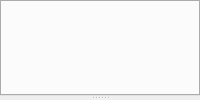
                                    <widget class="QWidget" name="page">
                                        <property name="sizePolicy">
                                            <sizepolicy hsizetype="Expanding" vsizetype="Expanding">
                                                <horstretch>0</horstretch>
                                                <verstretch>0</verstretch>
                                            </sizepolicy>
                                        </property>
                                        <layout class="QVBoxLayout" name="verticalLayout_7">
                                            <property name="spacing">
                                                <number>0</number>
                                            </property>
                                            <property name="leftMargin">
                                                <number>0</number>
                                            </property>
                                            <property name="topMargin">
                                                <number>0</number>
                                            </property>
                                            <property name="rightMargin">
                                                <number>0</number>
                                            </property>
                                            <property name="bottomMargin">
                                                <number>0</number>
                                            </property>
                                            <item>
                                                <widget class="QSplitter" name="splitter">
                                                    <property name="sizePolicy">
                                                        <sizepolicy hsizetype="Expanding" vsizetype="Expanding">
                                                            <horstretch>0</horstretch>
                                                            <verstretch>0</verstretch>
                                                        </sizepolicy>
                                                    </property>
                                                    <property name="orientation">
                                                        <enum>Qt::Vertical</enum>
                                                    </property>
                                                    <property name="handleWidth">
                                                        <number>4</number>
                                                    </property>
                                                    <widget class="QWidget" name="verticalLayoutWidget_2">
                                                        <layout class="QVBoxLayout" name="diffbox">
                                                            <property name="spacing">
                                                                <number>0</number>
                                                            </property>
                                                            <item>
                                                                <widget class="QTabWidget" name="tabWidget">
                                                                    <property name="sizePolicy">
                                                                        <sizepolicy hsizetype="Expanding"
                                                                                    vsizetype="Expanding">
                                                                            <horstretch>0</horstretch>
                                                                            <verstretch>0</verstretch>
                                                                        </sizepolicy>
                                                                    </property>
                                                                    <property name="autoFillBackground">
                                                                        <bool>false</bool>
                                                                    </property>
                                                                    <property name="styleSheet">
                                                                        <string notr="true"/>
                                                                    </property>
                                                                    <property name="tabShape">
                                                                        <enum>QTabWidget::Rounded</enum>
                                                                    </property>
                                                                    <property name="currentIndex">
                                                                        <number>-1</number>
                                                                    </property>
                                                                    <property name="tabsClosable">
                                                                        <bool>true</bool>
                                                                    </property>
                                                                </widget>
                                                            </item>
                                                        </layout>
                                                    </widget>
                                                    <widget class="QWidget" name="verticalLayoutWidget">
                                                        <layout class="QVBoxLayout" name="plotholder"/>
                                                    </widget>
                                                </widget>
                                            </item>
                                        </layout>
                                    </widget>
